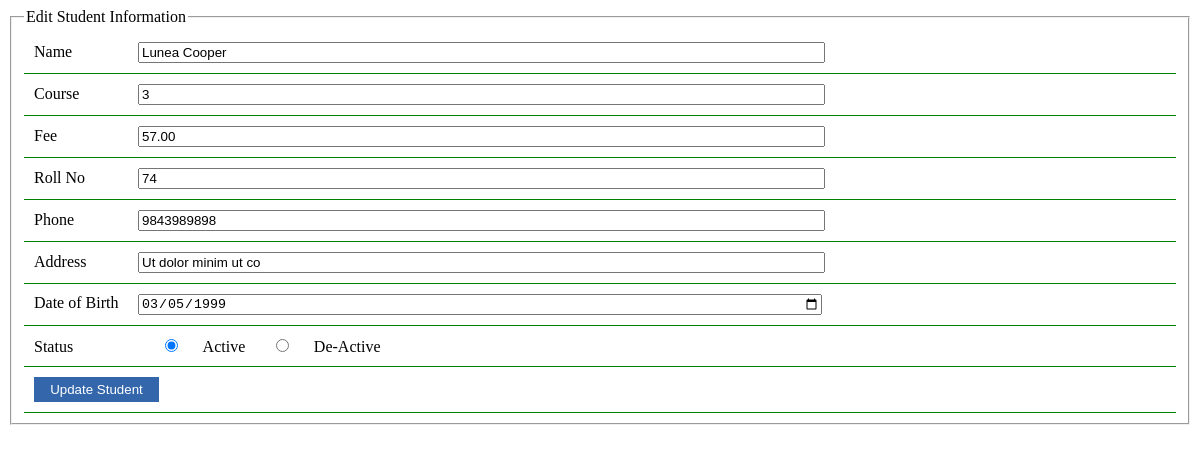
The app's page /q33/33editStudent.php?edtid=7, older data.
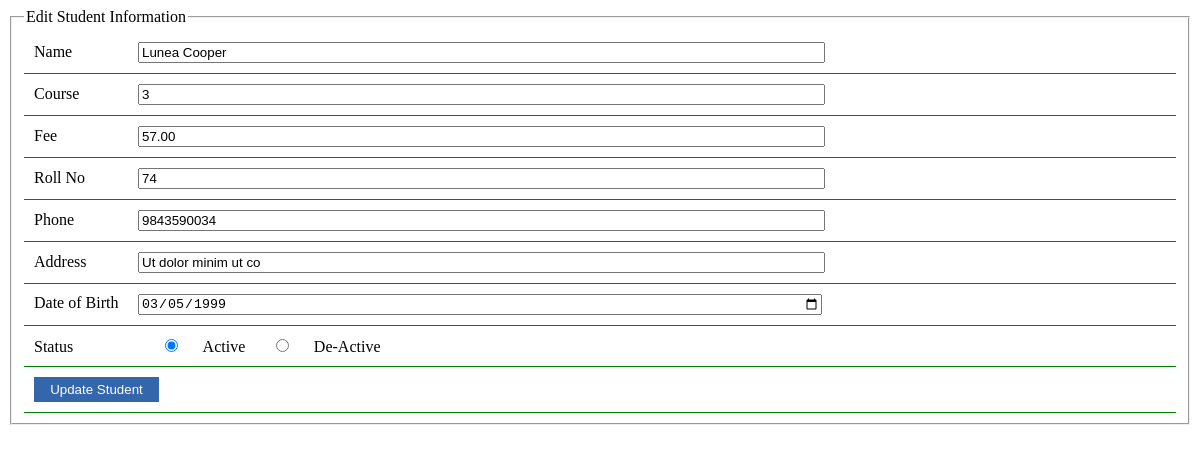
The same page, newer data.
### tables this page shows
CREATE TABLE `students` (
  `id` int(11) NOT NULL,
  `name` varchar(255) NOT NULL,
  `course_id` int(11) NOT NULL,
  `fee` decimal(10,2) NOT NULL,
  `rollno` int(11) NOT NULL,
  `phone` varchar(10) NOT NULL,
  `address` text DEFAULT NULL,
  `dob` date NOT NULL,
  `status` tinyint(1) NOT NULL DEFAULT 0,
  `created_at` datetime DEFAULT current_timestamp(),
  `updated_at` datetime DEFAULT NULL ON UPDATE current_timestamp()
);

### q33/33function.php (called while the page is built, shortened)
<?php
function getStudentById($id){
    try {
        $connect = new mysqli('localhost','root','','q33');
        $sql = "select * from students where id=$id";
        $result = $connect->query($sql);
        if ($result->num_rows == 1) {
            $record= $result->fetch_assoc();
            return $record;
        }
        return false;
    } catch (\Throwable $th) {
       die('Error: ' . $th->getMessage());
    }
}

### q33/33editstudent.php (the view, shortened to what this page needs)
<?php
require_once '33function.php';
if (isset($_GET['edtid']) && is_numeric($_GET['edtid'])) {
    $record = getStudentById($_GET['edtid']);
}
?>
<!DOCTYPE html>
<html lang="en">
<head>
</head>
<body>
 <form action="" method="post" enctype="multipart/form-data">
    <fieldset>
        <legend>Edit Student Information</legend>
        <div class="form-group">
            <label for="name">Name</label>
            <input type="text" name="name" class="form-control" value="<?php echo $record['name'] ?>">
        </div>
        <div class="form-group">
            <label for="course_id">Course</label>
            <input type="number" name="course_id" class="form-control" value="<?php echo $record['course_id'] ?>">
        </div>
        <div class="form-group">
            <label for="fee">Fee</label>
            <input type="number" name="fee" class="form-control" value="<?php echo $record['fee'] ?>">
        </div>
        <div class="form-group">
            <label for="rollno">Roll No</label>
            <input type="text" name="rollno" class="form-control" value="<?php echo $record['rollno'] ?>">
        </div>
        <div class="form-group">
            <label for="phone">Phone</label>
            <input type="text" name="phone" class="form-control" value="<?php echo $record['phone'] ?>">
        </div>
        <div class="form-group">
            <label for="address">Address</label>
            <input type="text" name="address" class="form-control" value="<?php echo $record['address'] ?>">
        </div>
        <div class="form-group">
            <label for="dob">Date of Birth</label>
            <input type="date" name="dob" class="form-control" value="<?php echo $record['dob'] ?>">
        </div>
        <div class="form-group">
            <label for="status">Status</label>
            <?php if ($record['status'] == 1) { ?>
                <input type="radio" name="status" value="1" class="form-control" checked>Active
                <input type="radio" name="status" value="0" class="form-control" >De-Active
            <?php } else { ?>
                <input type="radio" name="status" value="1" class="form-control">Active
                <input type="radio" name="status" value="0" class="form-control" checked>De-Active
            <?php } ?>
        </div>
        <div class="form-group">
            <input type="submit" name="save" value="Update Student" class="form-control">
        </div>
    </fieldset>
 </form>
</body>
</html>

Row changes from the older to the newer data that the page shows:
changed students "Lunea Cooper": phone "9843989898" → "9843590034"
